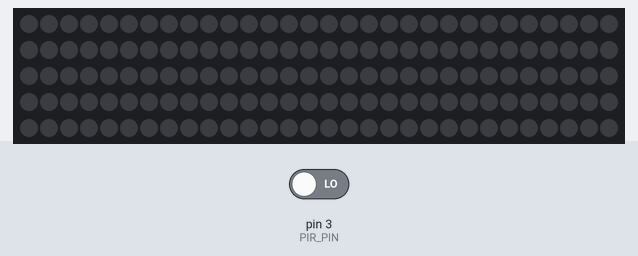
A sketch run on a simulated Arduino Uno, built with avr-gcc and run on an emulated ATmega328P. Parts: 150 RGB LEDs in strip order, left to right, continuing on the next row. The inputs (shaded band) are chosen by the test bench; at power-on: pin 3 (PIR_PIN) LOW. Dim RGB values are drawn brighter than linear; colours are those a GRB WS2812 strip shows for the declared byte order; random numbers use the default seed unless the sketch sets one.

Above: at 2.2 s.
2.3 s: pin 3 (PIR_PIN) driven HIGH
At 2.76 s:
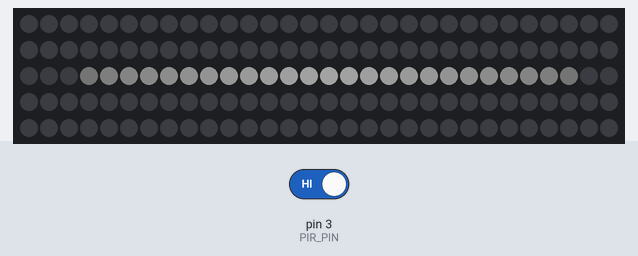
7.7 s: pin 3 (PIR_PIN) driven LOW
At 8.9 s:
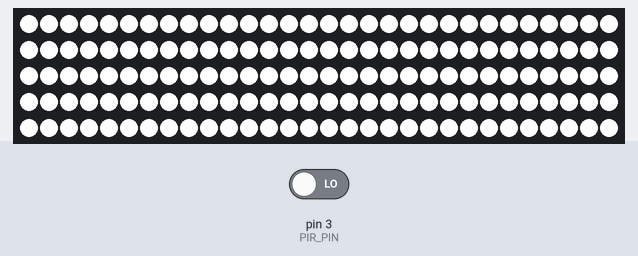
At 9.7 s:
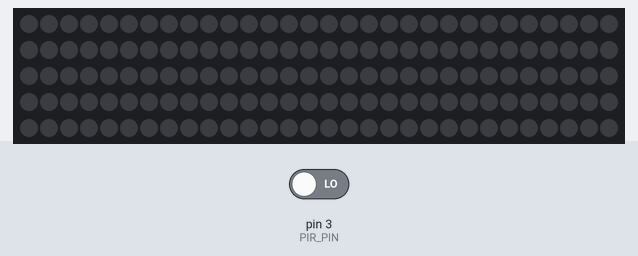
Timing chart, 0 to 11.2 s (numbered marks = the images above; inputs shaded):
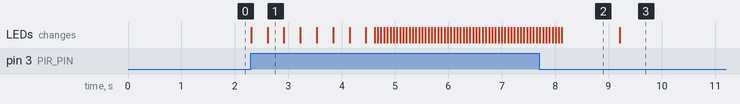

Measured:
- after the input at 2.3 s, the LEDs: first change at once (image 1 shows a later state)
- what the display in image 2 shows lasts 1.1 s, from 8.1 s to 9.2 s

The sketch:

front-door.ino
```cpp
// developed by abhi velaga
// github.com/avelaga
// abhi.work

#include <FastLED.h>

#define NUM_LEDS 150
#define LED_PIN 7
#define PIR_PIN 3

float brightness = 0;
float hue = 0;
float inc = 0;
float hueInc = .3;
float incSpeed;
int pirState = LOW;
int val = 0;
CRGB leds[NUM_LEDS];

void setup() {
  LEDS.addLeds<WS2812, LED_PIN, RGB>(leds, NUM_LEDS);
  LEDS.setBrightness(255);
  pinMode(PIR_PIN, INPUT);
  incSpeed = random(4, 6) / 100.0;
  clearAll();
}

void clearAll() {
  for (int i = 0; i < NUM_LEDS; i++) {
    leds[i] = CRGB( 0, 0, 0);
    FastLED.show();
  }
}

// led code to run when motion is detected
void animate() {
  creepBootUp();
  holdWhite();
}

void readMotion() {
  val = digitalRead(PIR_PIN);
  if (val == HIGH) {
    if (pirState == LOW) { // motion detected
      animate(); // run led patterns
      pirState = HIGH;
    }
  } else {
    if (pirState == HIGH) { // no motion
      clearAll(); // turns led strip off
      pirState = LOW;
    }
  }
}

// do that gradual white fill from the middle
void creepBootUp() {
  float start = NUM_LEDS / 2;
  float bright = 0;
  while (start < NUM_LEDS + 10) {
    start += .5;
    for (int i = NUM_LEDS / 2; i < NUM_LEDS; i++) {
      if (i <= start) {
        bright = (start - i) * 3;
        if (bright > 255) {
          bright = 255;
        }
        leds[i] = CRGB( bright, bright, bright);
        leds[NUM_LEDS / 2 - (i - NUM_LEDS / 2)] = CRGB( bright, bright, bright);
      }
      else {
        leds[i] = CRGB( 0, 0, 0);
        leds[NUM_LEDS / 2 - (i - NUM_LEDS / 2)] = CRGB( 0, 0, 0);
      }
    }
    FastLED.show();
    delay(5);
  }
}

void holdWhite() {
  float start = 0;
  float localHue = start;
  start += .7;
  for (int x = 0; x < 60; x++) {
    for (int i = 0; i < NUM_LEDS; i++) {
      if (x == 59) {
        leds[i] = CRGB( 255, 255, 255);
      } else {
        leds[i] = CHSV(localHue, 255, 255);
        localHue += 92;
      }
    }
    FastLED.show();
    delay(50);
  }
}

void loop() {
  readMotion();
}
```
